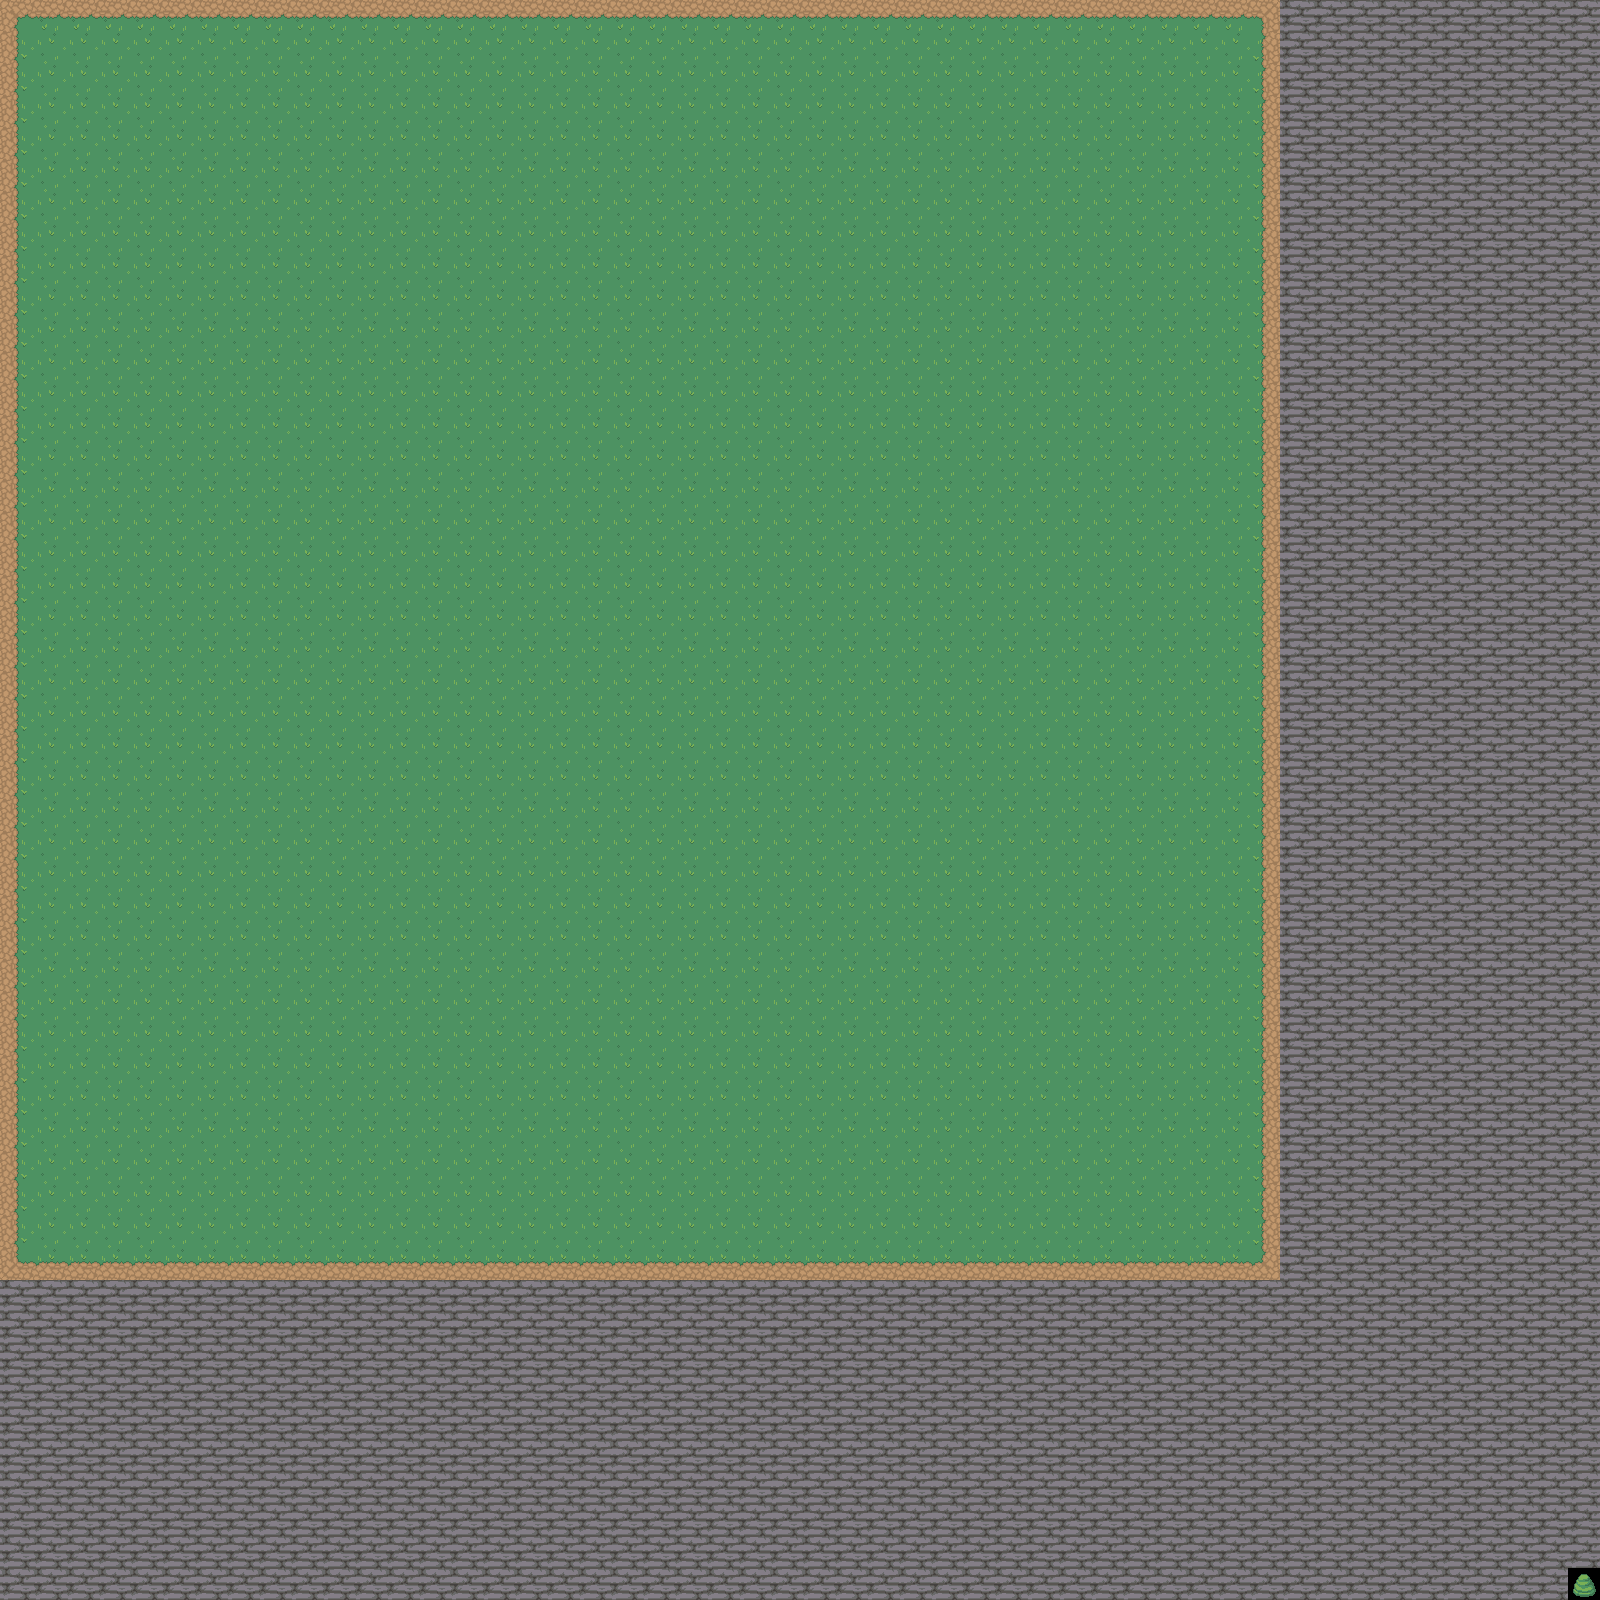

This is a level from a 2D game, rendered from its Tiled map with the project's own tilesets. A one-line summary and the map file follow, with tile-layer data summarised:
An orthogonal 50x50 tile map with 32x32 px tiles, 5 tile layers (Tile Layer 1, Tile Layer 2, Tile Layer 3, Decor_below_player, ...), 4 tilesets and 1 object (nav).

<map version="1.2" tiledversion="1.2.3" orientation="orthogonal" renderorder="right-down" width="50" height="50" tilewidth="32" tileheight="32" infinite="0" nextlayerid="14" nextobjectid="2">
 <tileset firstgid="1" name="nature" tilewidth="32" tileheight="32" tilecount="180" columns="20">
  <image source="RPG Nature Tileset.png" width="641" height="288" />
 </tileset>
 <tileset firstgid="181" name="mountain_landscape" tilewidth="32" tileheight="32" tilecount="256" columns="16">
  <image source="mountain_landscape.png" width="512" height="512" />
 </tileset>
 <tileset firstgid="437" name="teleport_128" tilewidth="128" tileheight="64" tilecount="5" columns="1">
  <image source="teleport_128.png" width="128" height="320" />
 </tileset>
 <tileset firstgid="442" name="animated_tree" tilewidth="32" tileheight="32" spacing="1" margin="1" tilecount="6" columns="3">
  <image source="animated_tree.png" trans="ff00ff" width="100" height="85" />
 </tileset>
 <layer id="9" name="Tile Layer 1" width="50" height="50">
  <data>[2500 cells, 2500 non-empty, 11 distinct tile ids]</data>
 </layer>
 <layer id="10" name="Tile Layer 2" width="50" height="50">
  <data>[2500 cells, 0 non-empty, 0 distinct tile ids]</data>
 </layer>
 <layer id="11" name="Tile Layer 3" width="50" height="50">
  <data>[2500 cells, 0 non-empty, 0 distinct tile ids]</data>
 </layer>
 <layer id="12" name="Decor_below_player" width="50" height="50">
  <data>[2500 cells, 0 non-empty, 0 distinct tile ids]</data>
 </layer>
 <layer id="13" name="Decor_above_player" width="50" height="50">
  <data>[2500 cells, 0 non-empty, 0 distinct tile ids]</data>
 </layer>
 <objectgroup id="6" name="Interactive" />
 <objectgroup id="7" name="Decor_objects_above_player" />
 <objectgroup id="8" name="Walkable_areas">
  <object id="1" type="nav" x="32" y="32" width="1216" height="1216" />
 </objectgroup>
</map>
